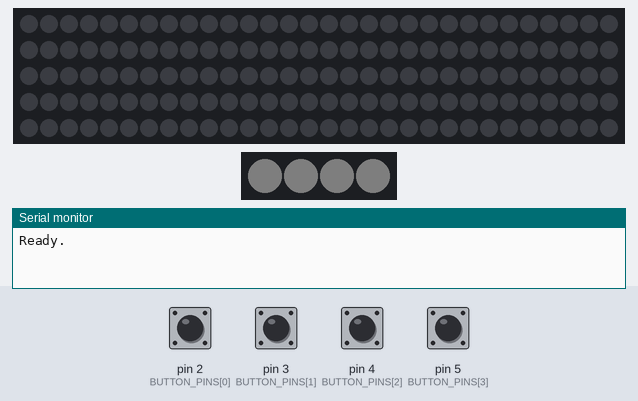
A sketch run on a simulated Arduino Uno, built with avr-gcc and run on an emulated ATmega328P. Parts: 150 RGB LEDs in strip order, left to right, continuing on the next row, 4 RGB LEDs in strip order, left to right, the last lines printed to the serial monitor. The inputs (shaded band) are chosen by the test bench; at power-on: pin 2 (BUTTON_PINS[0]), pin 3 (BUTTON_PINS[1]), pin 4 (BUTTON_PINS[2]), pin 5 (BUTTON_PINS[3]) HIGH. Dim RGB values are drawn brighter than linear; the strip is taken to match the declared colour order.

Above: at 1.2 s.
1.3 s: pin 2 (BUTTON_PINS[0]) pulled LOW for 0.15 s
At 1.51 s:
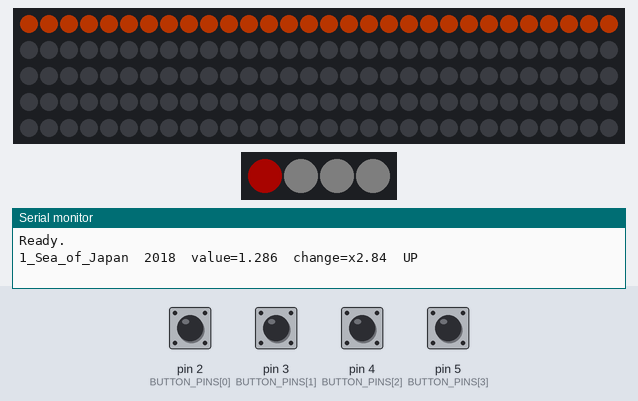
2.0 s: pin 3 (BUTTON_PINS[1]) pulled LOW for 0.15 s
At 2.44 s:
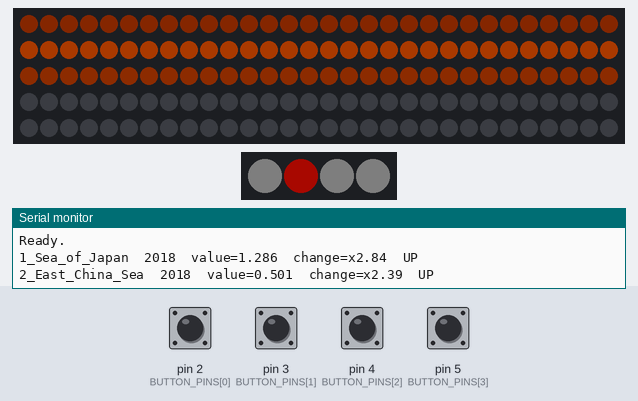
2.7 s: pin 4 (BUTTON_PINS[2]) pulled LOW for 0.15 s
At 3.35 s:
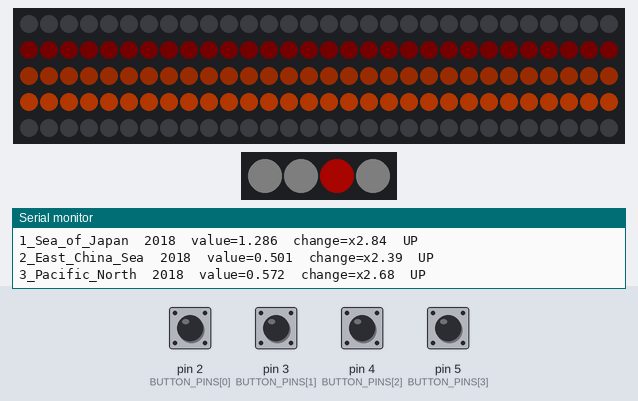
3.4 s: pin 5 (BUTTON_PINS[3]) pulled LOW for 0.15 s
At 3.66 s:
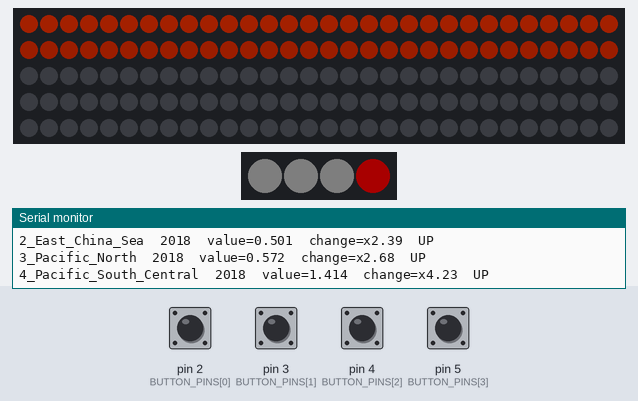
4.1 s: pin 2 (BUTTON_PINS[0]) pulled LOW for 1 s
At 4.56 s:
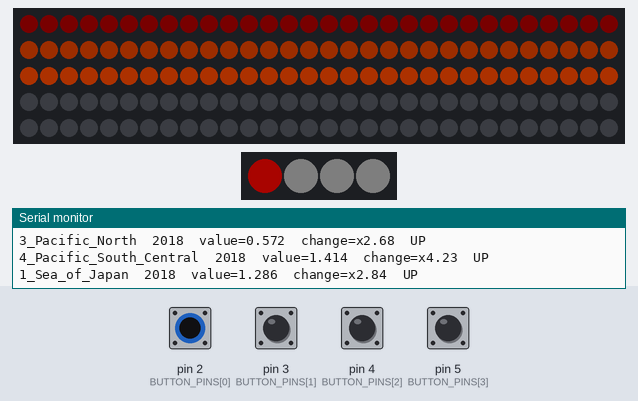
5.7 s: pin 3 (BUTTON_PINS[1]) pulled LOW for 1 s
At 6.44 s:
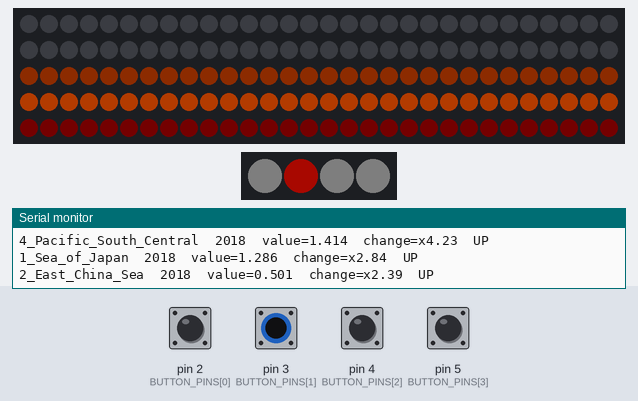
Timing chart, 0 to 8.3 s (numbered marks = the images above; inputs shaded):
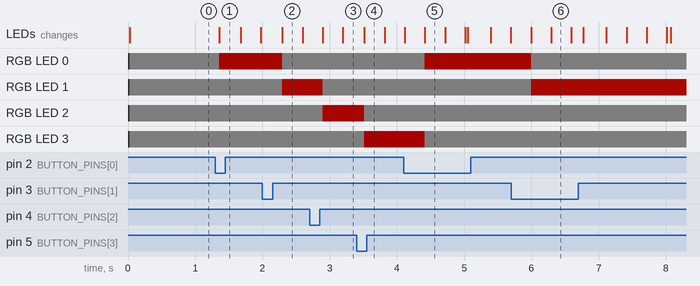

The sketch:

microplastic_flow.ino
```cpp
// ============================================================
//  マイクロプラスチック密度 × ボタン × 蛇行させたWS2812Bテープ
//  Microplastic density × buttons × serpentine WS2812B LED strip
//
//  Arduino UNO R4 Minima / 必要ライブラリ: Adafruit NeoPixel
//  Arduino UNO R4 Minima / Required library: Adafruit NeoPixel
//
//  データと動きの設定は data.h（自動生成）から読み込みます。
//  Data and behavior settings are loaded from data.h (auto-generated).
//
//  挙動を変えたいときは / To change the behavior:
//    1. japan_4_regionen_interpoliert.csv / settings.csv を編集
//       Edit japan_4_regionen_interpoliert.csv / settings.csv
//    2. python make_data_h.py を実行（data.h が作り直される）
//       Run python make_data_h.py (data.h is regenerated)
//    3. Arduino IDE で書き込み
//       Upload from the Arduino IDE
//
//  ・増加 … 下から上へ光が流れる（暖色）
//    Increase … light flows from bottom to top (warm colors)
//  ・減少 … 上から下へ光が流れる（寒色）
//    Decrease … light flows from top to bottom (cool colors)
//  ・同じ行のLEDは常に同じタイミング・同じ明るさ
//    LEDs in the same row always light at the same time and brightness
//  ・変化が大きいほど速く、色も濃くなる
//    The bigger the change, the faster the flow and the deeper the color
//  ・各ボタンの横の目印LED（PL9823）は、押した地点だけが同じ色で光る
//    The marker LED (PL9823) next to each button lights in the same color for the pressed region
// ============================================================
#include <Adafruit_NeoPixel.h>
#include "data.h"

// 関数の宣言 / Function declarations
void  readSerial();
void  readButton(uint8_t r, unsigned long now);
float trendRatio(uint8_t r, int yearIdx);
void  drawRegion(uint8_t r, float value, float ratio, float dt);
void  fillRow(uint8_t r, uint8_t row, uint32_t c);
void  onPress(uint8_t r);
uint16_t flowHue(float ratio);

// ---------------- 基本設定 / Basic settings ----------------
#define LED_PIN      6           // データ線のピン / Data pin
#define TOTAL_LEDS   150         // テープのLED総数 / Total LEDs on the strip
#define BRIGHTNESS   80          // 全体の明るさ上限 0〜255 / Max brightness 0–255

// ---------------- 目印LED（PL9823）/ Marker LEDs (PL9823) ----------------
//  ボタンの横に1個ずつ。CSVの列の順番 = 目印LEDのつなぐ順番（D11 → 1個目 → 2個目 → …）
//  One next to each button. CSV column order = chain order (D11 → 1st → 2nd → …)
#define MARKER_PIN      11       // 目印LEDのデータピン / Data pin for marker LEDs
#define MARKER_IDLE     15       // 待機中の明るさ（0で消灯）/ Idle brightness (0 = off)
#define MARKER_ON       200      // 点灯中の明るさ / Brightness while active

const unsigned long HOLD_MS  = 3000;  // 再生終了後に消えるまで / 固定年モードの点灯時間
                                      // Time before turning off after playback / on-time in fixed-year mode
const unsigned long FRAME_MS = 20;    // 描画間隔（約50fps）/ Frame interval (~50 fps)

// ---------------- 蛇行パネルの形 / Serpentine panel layout ----------------
//  テープは「一番下の行」から始まり、折り返しながら上へ進む想定
//  The strip starts at the bottom row and snakes upward
const uint8_t  NUM_ROWS     = 5;    // 行数 / Number of rows
const uint16_t LEDS_PER_ROW = 30;   // 1行あたりのLED数 / LEDs per row
const uint16_t BEND_LEDS    = 0;    // 折り返し部分のLED数（常に消灯）/ LEDs in each bend (always off)

const float TAIL_ROWS = 2.5;        // 光の尾の長さ（行数）/ Length of the light tail (in rows)

// ---------------- ボタンとパネルの設定 / Buttons and panels ----------------
//  CSVの列の順番 = ボタンの順番（D2, D3, D4, D5, D7, D8, D9, D10）。D6はLED用なので飛ばす
//  CSV column order = button order (D2, D3, D4, D5, D7, D8, D9, D10). D6 is skipped (LED pin)
const uint8_t MAX_REGIONS = 8;
const uint8_t BUTTON_PINS[MAX_REGIONS] = {2, 3, 4, 5, 7, 8, 9, 10};
static_assert(NUM_REGIONS <= MAX_REGIONS, "地点が多すぎます（最大8）/ Too many regions (max 8)");

// 各地点が使うパネルの先頭LED番号 / First LED index of the panel used by each region
//   すべて0 → 1枚のパネルを共有（最後に押した地点が表示される）
//   All 0 → one shared panel (the last pressed region is shown)
const uint16_t PANEL_START[MAX_REGIONS] = {0, 0, 0, 0, 0, 0, 0, 0};

// ---------------- 内部状態 / Internal state ----------------
Adafruit_NeoPixel strip(TOTAL_LEDS, LED_PIN, NEO_GRB + NEO_KHZ800);
// PL9823 は色の順番が RGB / PL9823 uses RGB color order
Adafruit_NeoPixel markers(NUM_REGIONS, MARKER_PIN, NEO_RGB + NEO_KHZ800);

const uint16_t PANEL_LEDS = NUM_ROWS * LEDS_PER_ROW + (NUM_ROWS - 1) * BEND_LEDS;

bool          active[NUM_REGIONS]    = {false};
unsigned long pressTime[NUM_REGIONS] = {0};
int           lastYearIdx[NUM_REGIONS];
float         flowPos[NUM_REGIONS]   = {0};   // 光の先頭の位置（行単位）/ Head position of the light (in rows)
uint8_t       selectedYearIdx        = NUM_YEARS - 1;

// ボタンのチャタリング対策用 / For button debouncing
bool          stableState[NUM_REGIONS];
bool          lastReading[NUM_REGIONS];
unsigned long lastChange[NUM_REGIONS];
const unsigned long DEBOUNCE_MS = 30;

unsigned long lastFrame = 0;

// ============================================================
void setup() {
  Serial.begin(115200);
  Serial.setTimeout(50);   // 年の入力待ちで止まらないように / Avoid blocking while reading the year
  for (uint8_t r = 0; r < NUM_REGIONS; r++) {
    pinMode(BUTTON_PINS[r], INPUT_PULLUP);   // 押すと LOW / LOW when pressed
    stableState[r] = lastReading[r] = HIGH;
    lastYearIdx[r] = -1;
  }
  strip.begin();
  strip.setBrightness(BRIGHTNESS);
  strip.clear();
  strip.show();
  markers.begin();
  markers.setBrightness(BRIGHTNESS);
  markers.clear();
  markers.show();
  Serial.println("Ready.");
}

void loop() {
  unsigned long now = millis();

  readSerial();
  for (uint8_t r = 0; r < NUM_REGIONS; r++) readButton(r, now);

  if (now - lastFrame < FRAME_MS) return;
  float dt = (now - lastFrame) / 1000.0;     // 前フレームからの経過秒 / Seconds since last frame
  if (dt > 0.1) dt = 0.1;
  lastFrame = now;

  strip.clear();
  // 目印LEDは待機中の弱い白から始める / Marker LEDs start as a dim white (idle)
  for (uint8_t r = 0; r < NUM_REGIONS; r++) {
    markers.setPixelColor(r, markers.Color(MARKER_IDLE, MARKER_IDLE, MARKER_IDLE));
  }
  for (uint8_t r = 0; r < NUM_REGIONS; r++) {
    if (!active[r]) continue;

    unsigned long elapsed = now - pressTime[r];
    int yearIdx;

    if (SHOW_MODE == 2) {
      // 2つの年を比較 / Compare two years
      if (elapsed >= COMPARE_SHOW_MS) { active[r] = false; continue; }
      yearIdx = COMPARE_TO_YEAR - FIRST_YEAR;
    } else if (SHOW_MODE == 0) {
      // 年ごとに再生 / Play through the years
      unsigned long playLen = YEAR_STEP_MS * NUM_YEARS;
      if (elapsed >= playLen + HOLD_MS) { active[r] = false; continue; }
      yearIdx = min((int)(elapsed / YEAR_STEP_MS), NUM_YEARS - 1);
    } else {
      // シリアルで指定した年 / Year selected via serial
      if (elapsed >= HOLD_MS) { active[r] = false; continue; }
      yearIdx = selectedYearIdx;
    }

    float value = DATA[r][yearIdx];
    float ratio = trendRatio(r, yearIdx);      // >1 なら増加、<1 なら減少 / >1 increase, <1 decrease

    if (yearIdx != lastYearIdx[r]) {           // 年が変わったらシリアルに表示 / Print when the year changes
      lastYearIdx[r] = yearIdx;
      Serial.print(REGION_NAME[r]); Serial.print("  ");
      Serial.print(FIRST_YEAR + yearIdx); Serial.print("  value=");
      Serial.print(value, 3); Serial.print("  change=x");
      Serial.print(ratio, 2);
      Serial.println(ratio >= 1.0 ? "  UP" : "  DOWN");
    }

    drawRegion(r, value, ratio, dt);

    // 押した地点の目印LEDをパネルと同じ色で点灯 / Light the marker in the same color as the panel
    markers.setPixelColor(r, markers.gamma32(markers.ColorHSV(flowHue(ratio), 255, MARKER_ON)));
  }
  strip.show();
  markers.show();
}

// 増加・減少に応じた色相 / Hue for increase or decrease
//   増加=オレンジ→赤、減少=水色→青（変化が大きいほど濃い側へ）
//   Increase = orange→red, decrease = cyan→blue (deeper with bigger change)
uint16_t flowHue(float ratio) {
  float mag = fabs(log10(ratio));
  if (mag > 1.0) mag = 1.0;
  return (ratio >= 1.0) ? (uint16_t)(6000 * (1.0 - mag))
                        : (uint16_t)(32768 + 10922 * mag);
}

// 増加・減少の比率を求める / Compute the increase/decrease ratio
float trendRatio(uint8_t r, int yearIdx) {
  float base;
  if (SHOW_MODE == 2) {
    base = DATA[r][COMPARE_FROM_YEAR - FIRST_YEAR];   // 指定した2つの年を比較 / Compare the two given years
  } else if (TREND_MODE == 0 && yearIdx > 0) {
    base = DATA[r][yearIdx - 1];                      // 前の年と比較 / Compare with the previous year
  } else {
    base = DATA[r][BASE_YEAR - FIRST_YEAR];           // 基準年と比較 / Compare with the base year
  }
  return DATA[r][yearIdx] / base;
}

// ============================================================
//  ★ 光り方はここを書き換える ★ / ★ Edit here to change the lighting ★
//   value : その年の粒子密度（粒子/m³）/ Particle density of that year (particles/m³)
//   ratio : 比較対象に対する倍率（1.5 = 1.5倍に増加、0.5 = 半分に減少）
//           Ratio to the comparison (1.5 = 1.5× increase, 0.5 = halved)
//   dt    : 前フレームからの経過秒 / Seconds since the last frame
// ============================================================
void drawRegion(uint8_t r, float value, float ratio, float dt) {
  bool  up  = (ratio >= 1.0);
  float mag = fabs(log10(ratio));        // 変化の大きさ（10倍で1.0）/ Size of change (10× = 1.0)
  if (mag > 1.0) mag = 1.0;

  // 変化が大きいほど速く流れる（1秒に何行進むか）
  // Bigger change = faster flow (rows per second)
  float rowsPerSec = 2.0 + 10.0 * mag;
  float cycle = NUM_ROWS + TAIL_ROWS;
  flowPos[r] += rowsPerSec * dt;
  while (flowPos[r] >= cycle) flowPos[r] -= cycle;

  // 色：増加=オレンジ→赤、減少=水色→青 / Color: increase = orange→red, decrease = cyan→blue
  uint16_t hue = flowHue(ratio);

  for (uint8_t row = 0; row < NUM_ROWS; row++) {
    // 増加なら下の行から、減少なら上の行から光が来る
    // Increase: light comes from the bottom row; decrease: from the top row
    int k = up ? row : (NUM_ROWS - 1 - row);
    float d = flowPos[r] - k;            // 光の先頭からの距離 / Distance from the light head

    float b = 0;
    if (d >= 0 && d < TAIL_ROWS) b = 1.0 - d / TAIL_ROWS;   // 尾 / Tail
    else if (d < 0 && d > -1.0)  b = 1.0 + d;               // 先頭のふち / Leading edge

    uint8_t v = strip.gamma8((uint8_t)(b * 255));
    fillRow(r, row, strip.ColorHSV(hue, 255, v));
  }
}

// 1行ぶんを同じ色で塗る（蛇行の向きに関係なく行全体が同じになる）
// Fill one row with a single color (the whole row matches regardless of strip direction)
void fillRow(uint8_t r, uint8_t row, uint32_t c) {
  uint16_t start = PANEL_START[r] + row * (LEDS_PER_ROW + BEND_LEDS);
  for (uint16_t i = 0; i < LEDS_PER_ROW; i++) {
    uint16_t idx = start + i;
    if (idx < TOTAL_LEDS) strip.setPixelColor(idx, c);
  }
}

// ============================================================
// ボタンが押されたとき / When a button is pressed
void onPress(uint8_t r) {
  if (active[r]) {                 // 光っている時に押したら消す / Press again while lit to turn off
    active[r] = false;
    return;
  }
  // 同じパネルを使っている他の地点は止める / Stop other regions sharing the same panel
  for (uint8_t s = 0; s < NUM_REGIONS; s++) {
    if (s == r || !active[s]) continue;
    bool overlap = PANEL_START[s] < PANEL_START[r] + PANEL_LEDS &&
                   PANEL_START[r] < PANEL_START[s] + PANEL_LEDS;
    if (overlap) active[s] = false;
  }
  active[r] = true;
  pressTime[r] = millis();
  lastYearIdx[r] = -1;
  flowPos[r] = 0;
}

// ボタンの読み取り（チャタリング対策つき）/ Read a button (with debouncing)
void readButton(uint8_t r, unsigned long now) {
  bool reading = digitalRead(BUTTON_PINS[r]);
  if (reading != lastReading[r]) {
    lastChange[r] = now;
    lastReading[r] = reading;
  }
  if (now - lastChange[r] > DEBOUNCE_MS && reading != stableState[r]) {
    stableState[r] = reading;
    if (stableState[r] == LOW) onPress(r);   // 押された瞬間 / The moment it is pressed
  }
}

// シリアルで年を指定（例: 2021 を送信）/ Set the year via serial (e.g. send 2021)
void readSerial() {
  if (!Serial.available()) return;
  int y = Serial.parseInt();
  if (y >= FIRST_YEAR && y < FIRST_YEAR + NUM_YEARS) {
    selectedYearIdx = y - FIRST_YEAR;
    Serial.print("Year set: "); Serial.println(y);
  }
}
```

data.h
```cpp
// このファイルは make_data_h.py が自動で作ります。直接編集しないでください。
// This file is auto-generated by make_data_h.py. Do not edit it directly.
// 元データ / Data: japan_4_regionen_interpoliert.csv   設定 / Settings: settings.csv
#pragma once

const uint8_t NUM_REGIONS = 4;   // 地点数 / Number of regions
const uint8_t NUM_YEARS   = 10;   // 年数 / Number of years
const int     FIRST_YEAR  = 2014;   // 最初の年 / First year

// 地点名（シリアル表示用）/ Region names (for serial output)
const char* const REGION_NAME[NUM_REGIONS] = {
  "1_Sea_of_Japan", "2_East_China_Sea", "3_Pacific_North", "4_Pacific_South_Central"
};

// 年ごとの粒子密度（粒子/m³）/ Particle density per year (particles/m³)
const float DATA[NUM_REGIONS][NUM_YEARS] = {
  // 2014  2015  2016  2017  2018  2019  2020  2021  2022  2023
  {0.706f, 0.497f, 0.8815f, 0.4529f, 1.2865f, 0.5235f, 0.886f, 2.278f, 0.679f, 0.60693f},  // 1_Sea_of_Japan
  {1.79f, 1.0215f, 0.153f, 0.2095f, 0.5007f, 0.457f, 0.281732f, 0.345616f, 0.4095f, 0.544545f},  // 2_East_China_Sea
  {0.112f, 2.11f, 0.923f, 0.2135f, 0.5717f, 1.585f, 0.60422f, 8.454f, 0.197f, 0.153825f},  // 3_Pacific_North
  {0.5425f, 0.793f, 0.14265f, 0.33455f, 1.414f, 0.3492f, 0.339f, 6.994f, 0.316f, 0.29921f},  // 4_Pacific_South_Central
};

// ---- 設定 / Settings ----
const uint8_t SHOW_MODE  = 2;   // 0=年ごとに再生 / 1=年を指定 / 2=2つの年を比較  (0=play years / 1=select year / 2=compare two years)
const uint8_t TREND_MODE = 0;   // 0=前年と比較 / 1=基準年と比較  (0=vs previous year / 1=vs base year)
const int     BASE_YEAR  = 2017;   // 基準年 / Base year
const int     COMPARE_FROM_YEAR = 2017;   // 比較のもと / Compare from
const int     COMPARE_TO_YEAR   = 2018;   // 比較する年 / Compare to
const unsigned long COMPARE_SHOW_MS = 10000;   // 光る時間(ms) / Light duration (ms)
const unsigned long YEAR_STEP_MS    = 1500;   // 1年あたりの表示時間(ms) / Time per year (ms)
```

Measured:
- after the input at 1.3 s, RGB LED 0: RGB(4, 4, 4) → RGB(43, 1, 0) after 0.06 s; the LEDs: change after 0.06 s (image 1)
